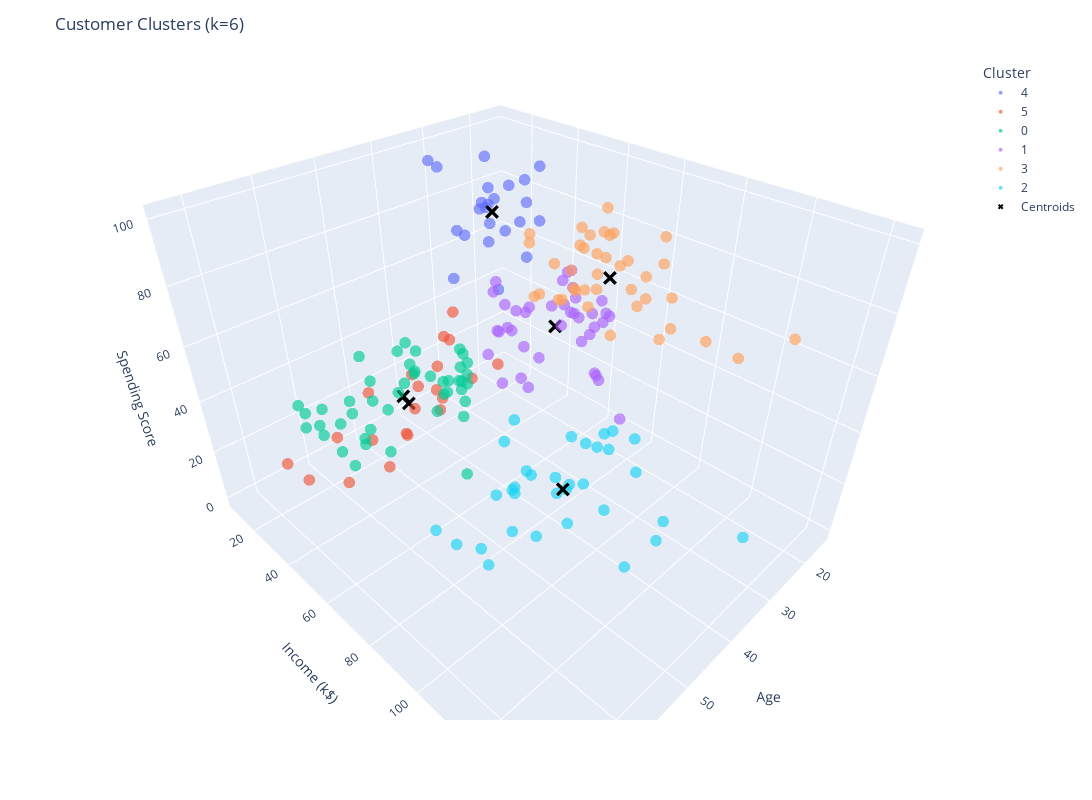

Notebook code for this chart:
### Markdown cell above
If you want to rotate the plot in 3D live, we did it with plotly. You might need to pip install poltly and also pip install --upgrade nbformat :

### Code cell
import plotly.express as px
import pandas as pd

df_plot = df.copy()
df_plot["Cluster"] = cluster_labels.astype(str)

fig = px.scatter_3d(
    df_plot,
    x="Age",
    y="Income",
    z="Score",
    color="Cluster",
    opacity=0.65
)

# Make data points smaller
fig.update_traces(marker=dict(size=4))

# Plot centroids (slightly larger)
fig.add_scatter3d(
    x=centroids_original[:, 0],
    y=centroids_original[:, 1],
    z=centroids_original[:, 2],
    mode="markers",
    marker=dict(size=5, color="black", symbol="x"),
    name="Centroids"
)

# Expand scene / scale
fig.update_layout(
    title=f"Customer Clusters (k={best_k})",
    width=1100,
    height=800,
    scene=dict(
        xaxis=dict(
            title="Age",
            range=[df_plot["Age"].min() - 5, df_plot["Age"].max() + 5]
        ),
        yaxis=dict(
            title="Income (k$)",
            range=[df_plot["Income"].min() - 10, df_plot["Income"].max() + 10]
        ),
        zaxis=dict(
            title="Spending Score",
            range=[df_plot["Score"].min() - 5, df_plot["Score"].max() + 5]
        ),
        aspectmode="manual",
        aspectratio=dict(x=1.2, y=1.4, z=1.0)
    )
)

fig.show()

### Figure 1 — Plotly figure (JSON) as saved in the notebook; plotly's stock layout.template omitted (floating-point values rounded to 4 significant figures)
{"data": [{"hovertemplate": "Cluster=4<br>Age=%{x}<br>Income=%{y}<br>Score=%{z}<extra></extra>", "legendgroup": "4", "marker": {"color": "#636efa", "opacity": 0.65, "size": 4, "symbol": "circle"}, "mode": "markers", "name": "4", "scene": "scene", "showlegend": true, "type": "scatter3d", "x": [19, 21, 23, 22, 23, 30, 35, 24, 22, 20, 35, 25, 31, 29, 35, 23, 21, 18, 21, 30, 20, 24, 24], "y": [15, 15, 16, 17, 18, 19, 19, 20, 20, 21, 23, 24, 25, 28, 28, 29, 30, 33, 33, 34, 37, 38, 39], "z": [39, 81, 77, 76, 94, 72, 99, 77, 79, 66, 98, 73, 73, 82, 61, 87, 73, 92, 81, 73, 75, 92, 65]}, {"hovertemplate": "Cluster=5<br>Age=%{x}<br>Income=%{y}<br>Score=%{z}<extra></extra>", "legendgroup": "5", "marker": {"color": "#EF553B", "opacity": 0.65, "size": 4, "symbol": "circle"}, "mode": "markers", "name": "5", "scene": "scene", "showlegend": true, "type": "scatter3d", "x": [20, 31, 35, 64, 67, 58, 37, 35, 52, 35, 46, 54, 45, 40, 60, 53, 49, 42, 36, 48, 49], "y": [16, 17, 18, 19, 19, 20, 20, 21, 23, 24, 25, 28, 28, 29, 30, 33, 33, 34, 37, 39, 39], "z": [6, 40, 6, 3, 14, 15, 13, 35, 29, 35, 5, 14, 32, 31, 4, 4, 14, 17, 26, 36, 28]}, {"hovertemplate": "Cluster=0<br>Age=%{x}<br>Income=%{y}<br>Score=%{z}<extra></extra>", "legendgroup": "0", "marker": {"color": "#00cc96", "opacity": 0.65, "size": 4, "symbol": "circle"}, "mode": "markers", "name": "0", "scene": "scene", "showlegend": true, "type": "scatter3d", "x": [65, 50, 49, 59, 50, 47, 51, 69, 53, 70, 67, 54, 63, 43, 68, 70, 47, 60, 60, 59, 45, 49, 57, 67, 46, 48, 55, 50, 68, 48, 47, 48, 49, 67, 49, 66, 54, 68, 66, 65, 63, 49, 51, 50, 56], "y": [38, 40, 42, 43, 43, 43, 44, 44, 46, 46, 47, 47, 48, 48, 48, 49, 49, 50, 50, 54, 54, 54, 54, 54, 54, 54, 57, 58, 59, 60, 60, 61, 62, 62, 62, 63, 63, 63, 63, 63, 65, 65, 67, 67, 79], "z": [35, 55, 52, 60, 45, 41, 50, 46, 46, 56, 52, 59, 51, 50, 48, 55, 42, 49, 56, 47, 53, 42, 51, 41, 44, 46, 58, 46, 55, 49, 47, 42, 48, 59, 56, 50, 46, 43, 48, 52, 43, 59, 43, 57, 35]}, {"hovertemplate": "Cluster=1<br>Age=%{x}<br>Income=%{y}<br>Score=%{z}<extra></extra>", "legendgroup": "1", "marker": {"color": "#ab63fa", "opacity": 0.65, "size": 4, "symbol": "circle"}, "mode": "markers", "name": "1", "scene": "scene", "showlegend": true, "type": "scatter3d", "x": [31, 27, 29, 31, 33, 31, 27, 19, 18, 19, 32, 26, 40, 23, 38, 21, 22, 34, 18, 40, 32, 24, 27, 20, 23, 26, 21, 19, 38, 19, 18, 19, 27, 38, 40, 23, 25, 19, 28], "y": [39, 40, 40, 40, 42, 43, 46, 46, 48, 48, 48, 54, 54, 54, 54, 54, 57, 58, 59, 60, 60, 60, 60, 61, 62, 62, 62, 63, 64, 64, 65, 65, 67, 67, 69, 70, 72, 74, 76], "z": [61, 47, 42, 42, 60, 54, 51, 55, 59, 59, 47, 54, 48, 52, 55, 57, 55, 60, 41, 40, 42, 52, 50, 49, 41, 55, 42, 54, 42, 46, 48, 50, 56, 40, 58, 29, 34, 10, 40]}, {"hovertemplate": "Cluster=3<br>Age=%{x}<br>Income=%{y}<br>Score=%{z}<extra></extra>", "legendgroup": "3", "marker": {"color": "#FFA15A", "opacity": 0.65, "size": 4, "symbol": "circle"}, "mode": "markers", "name": "3", "scene": "scene", "showlegend": true, "type": "scatter3d", "x": [39, 31, 40, 38, 39, 31, 29, 32, 35, 32, 32, 28, 32, 34, 39, 38, 27, 30, 30, 29, 31, 36, 33, 32, 28, 36, 30, 27, 35, 32, 29, 30, 28, 36, 32, 38, 35, 32, 30], "y": [69, 70, 71, 71, 71, 72, 73, 73, 74, 75, 76, 77, 77, 78, 78, 78, 78, 78, 78, 79, 81, 85, 86, 87, 87, 87, 88, 88, 93, 97, 98, 99, 101, 103, 103, 113, 120, 126, 137], "z": [91, 77, 95, 75, 75, 71, 88, 73, 72, 93, 87, 97, 74, 90, 88, 76, 89, 78, 73, 83, 93, 75, 95, 63, 75, 92, 86, 69, 90, 86, 88, 97, 68, 85, 69, 91, 79, 74, 83]}, {"hovertemplate": "Cluster=2<br>Age=%{x}<br>Income=%{y}<br>Score=%{z}<extra></extra>", "legendgroup": "2", "marker": {"color": "#19d3f3", "opacity": 0.65, "size": 4, "symbol": "circle"}, "mode": "markers", "name": "2", "scene": "scene", "showlegend": true, "type": "scatter3d", "x": [43, 59, 47, 20, 44, 57, 25, 48, 34, 43, 44, 47, 37, 34, 19, 50, 42, 36, 40, 36, 52, 58, 59, 37, 46, 41, 54, 41, 34, 33, 47, 45, 32], "y": [71, 71, 71, 73, 73, 75, 77, 77, 78, 78, 78, 78, 78, 78, 81, 85, 86, 87, 87, 87, 88, 88, 93, 97, 98, 99, 101, 103, 103, 113, 120, 126, 137], "z": [35, 11, 9, 5, 7, 5, 12, 36, 22, 17, 20, 16, 1, 1, 5, 26, 20, 27, 13, 10, 13, 15, 14, 32, 15, 39, 24, 17, 23, 8, 16, 28, 18]}, {"marker": {"color": "black", "size": 5, "symbol": "x"}, "mode": "markers", "name": "Centroids", "type": "scatter3d", "x": [56.33, 26.79, 41.94, 32.69, 25.0, 45.52], "y": [54.27, 57.1, 88.94, 86.54, 25.26, 26.29], "z": [49.07, 48.13, 16.97, 82.13, 77.61, 19.38]}], "layout": {"height": 800, "legend": {"title": {"text": "Cluster"}, "tracegroupgap": 0}, "margin": {"t": 60}, "scene": {"aspectmode": "manual", "aspectratio": {"x": 1.2, "y": 1.4, "z": 1}, "domain": {"x": [0, 1], "y": [0, 1]}, "xaxis": {"range": [13, 75], "title": {"text": "Age"}}, "yaxis": {"range": [5, 147], "title": {"text": "Income (k$)"}}, "zaxis": {"range": [-4, 104], "title": {"text": "Spending Score"}}}, "title": {"text": "Customer Clusters (k=6)"}, "width": 1100}}
